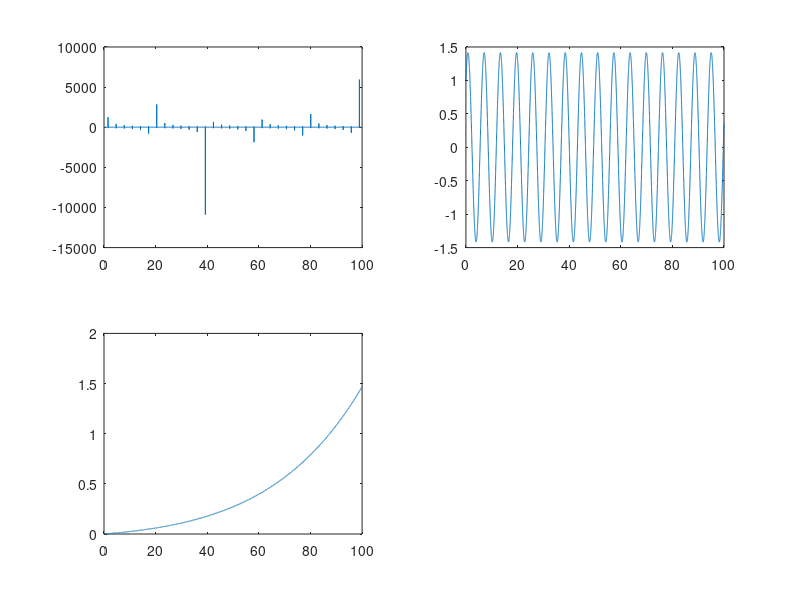

MATLAB code for this plot:
%1 represent an array with 0 to 1000 with 0.5 incremental.

a=[0:.5:1000]

%2 represent the tan grapgh and cos graph using matlab.
x=[0:0.01:100];
y=tan(x);

subplot(2,2,1);
plot(x,y);

%3 represent a 6 by 6 matrix and determine its determinant.

m=[3 0 2 3 4 1;0 0 1 2 3 4;0 0 1 5 6 8;0 0 1 1 1 1;1 2 3 5 7 8;2 3 7 8 9 0]
det(m)

%4 represent an equation y=sin(x) + cos(x) and show graph using plot().

y=sin(x) + cos(x)
subplot(2,2,2)
plot(x,y)

%5 represent the equation y=(e^0.02x)*sin(0.002x) and plot the graph.

y=(exp(0.02.*x)).*(sin(0.002.*x))
subplot(2,2,3)
plot(x,y)

%6 represent the equation y=(x^2)sin(x^2) and plot the graph.
%y=(x.^2).*sin(x.^2)
%subplot(2,2,4)
% plot(x,y)

y=(x.^(x + 15)) 
subplot(2,2,4)
plot(x,y)






